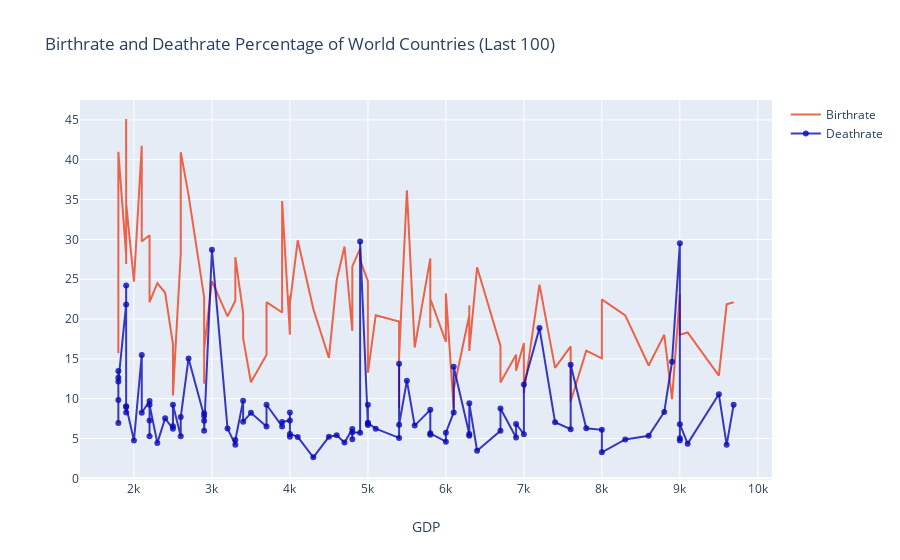

The notebook cell this image was saved under:
### Code cell
trace2 = go.Scatter(x = df.gdp,y = df.deathrate,mode = "lines+markers",name = "Deathrate",marker = dict(color = 'rgba(10,10,180, 0.8)'),text= df.country)
z = [trace1, trace2]
layout = dict(title = 'Birthrate and Deathrate Percentage of World Countries (Last 100)',xaxis= dict(title= 'GDP',ticklen= 5,zeroline= False))
fig = dict(data = z, layout = layout)
iplot(fig)

### Figure 1 — Plotly figure (JSON) as saved in the notebook; plotly's stock layout.template omitted (floating-point values rounded to 4 significant figures)
{"data": [{"marker": {"color": "rgba(235,66,30, 0.8)"}, "mode": "lines", "name": "Birthrate", "text": ["Western Sahara ", "Turks & Caicos Is ", "Trinidad & Tobago ", "Costa Rica ", "Palau ", "Malaysia ", "Mexico ", "Botswana ", "Russia ", "Saint Kitts & Nevis ", "Anguilla ", "French Guiana ", "American Samoa ", "Guadeloupe ", "Seychelles ", "Bulgaria ", "Brazil ", "Thailand ", "Namibia ", "Romania ", "Iran ", "St Pierre & Miquelon ", "Tunisia ", "Macedonia ", "Turkey ", "Libya ", "Kazakhstan ", "Panama ", "Colombia ", "Belarus ", "Bosnia & Herzegovina ", "Dominican Republic ", "Algeria ", "Fiji ", "Reunion ", "Turkmenistan ", "Samoa ", "Gabon ", "Dominica ", "Ukraine ", "Saint Lucia ", "Peru ", "China ", "Grenada ", "Cook Islands ", "Nauru ", "Swaziland ", "Belize ", "El Salvador ", "Venezuela ", "Lebanon ", "Paraguay ", "Philippines ", "Albania ", "Jordan ", "Guatemala ", "Morocco ", "Egypt ", "Guyana ", "Suriname ", "Maldives ", "Jamaica ", "Wallis and Futuna ", "Sri Lanka ", "Armenia ", "Montserrat ", "Azerbaijan ", "Syria ", "Ecuador ", "Indonesia ", "Lesotho ", "Saint Vincent and the Grenadines ", "Cuba ", "India ", "Vanuatu ", "Equatorial Guinea ", "Mayotte ", "Honduras ", "Georgia ", "Saint Helena ", "Vietnam ", "Bolivia ", "Nicaragua ", "Serbia ", "Papua New Guinea ", "Tonga ", "Ghana ", "Pakistan ", "Guinea ", "Micronesia, Fed. St. ", "Sudan ", "Cambodia ", "Bangladesh ", "Angola ", "Zimbabwe ", "Mauritania ", "Moldova ", "Mongolia ", "Cameroon ", "Burma "], "type": "scatter", "x": [9690.0, 9600, 9500, 9100, 9000, 9000, 9000, 9000, 8900, 8800, 8600, 8300, 8000, 8000, 7800, 7600, 7600, 7400, 7200, 7000, 7000, 6900, 6900, 6700, 6700, 6400, 6300, 6300, 6300, 6100, 6100, 6000, 6000, 5800, 5800, 5800, 5600, 5500, 5400, 5400, 5400, 5100, 5000, 5000, 5000, 5000, 4900, 4900, 4800, 4800, 4800, 4700, 4600, 4500, 4300, 4100, 4000, 4000, 4000, 4000, 3900, 3900, 3700, 3700, 3500, 3400, 3400, 3300, 3300, 3200, 3000, 2900, 2900, 2900, 2900, 2700, 2600, 2600, 2500, 2500, 2500, 2400, 2300, 2200, 2200, 2200, 2200, 2100, 2100, 2000, 1900, 1900, 1900, 1900, 1900, 1800, 1800, 1800, 1800, 1800], "y": [22.11, 21.84, 12.9, 18.32, 18.03, 22.86, 20.69, 23.08, 9.95, 18.02, 14.17, 20.46, 22.46, 15.05, 16.03, 9.65, 16.56, 13.87, 24.32, 10.7, 17, 13.52, 15.52, 12.02, 16.62, 26.49, 16, 21.74, 20.48, 11.16, 8.77, 23.22, 17.14, 22.55, 18.9, 27.61, 16.43, 36.16, 15.27, 8.82, 19.68, 20.48, 13.25, 22.08, 21, 24.76, 27.41, 28.84, 26.61, 18.71, 18.52, 29.1, 24.89, 15.11, 21.25, 29.88, 21.98, 22.94, 18.28, 18.02, 34.81, 20.82, 22.11, 15.51, 12.07, 17.59, 20.74, 27.76, 22.29, 20.34, 24.75, 16.18, 11.89, 22.01, 22.72, 35.59, 40.95, 28.24, 10.41, 12.13, 16.86, 23.3, 24.51, 22.11, 29.36, 25.37, 30.52, 29.74, 41.76, 24.68, 34.53, 26.9, 29.8, 45.11, 28.01, 40.99, 15.7, 21.59, 33.89, 17.91]}, {"marker": {"color": "rgba(10,10,180, 0.8)"}, "mode": "lines+markers", "name": "Deathrate", "text": ["Western Sahara ", "Turks & Caicos Is ", "Trinidad & Tobago ", "Costa Rica ", "Palau ", "Malaysia ", "Mexico ", "Botswana ", "Russia ", "Saint Kitts & Nevis ", "Anguilla ", "French Guiana ", "American Samoa ", "Guadeloupe ", "Seychelles ", "Bulgaria ", "Brazil ", "Thailand ", "Namibia ", "Romania ", "Iran ", "St Pierre & Miquelon ", "Tunisia ", "Macedonia ", "Turkey ", "Libya ", "Kazakhstan ", "Panama ", "Colombia ", "Belarus ", "Bosnia & Herzegovina ", "Dominican Republic ", "Algeria ", "Fiji ", "Reunion ", "Turkmenistan ", "Samoa ", "Gabon ", "Dominica ", "Ukraine ", "Saint Lucia ", "Peru ", "China ", "Grenada ", "Cook Islands ", "Nauru ", "Swaziland ", "Belize ", "El Salvador ", "Venezuela ", "Lebanon ", "Paraguay ", "Philippines ", "Albania ", "Jordan ", "Guatemala ", "Morocco ", "Egypt ", "Guyana ", "Suriname ", "Maldives ", "Jamaica ", "Wallis and Futuna ", "Sri Lanka ", "Armenia ", "Montserrat ", "Azerbaijan ", "Syria ", "Ecuador ", "Indonesia ", "Lesotho ", "Saint Vincent and the Grenadines ", "Cuba ", "India ", "Vanuatu ", "Equatorial Guinea ", "Mayotte ", "Honduras ", "Georgia ", "Saint Helena ", "Vietnam ", "Bolivia ", "Nicaragua ", "Serbia ", "Papua New Guinea ", "Tonga ", "Ghana ", "Pakistan ", "Guinea ", "Micronesia, Fed. St. ", "Sudan ", "Cambodia ", "Bangladesh ", "Angola ", "Zimbabwe ", "Mauritania ", "Moldova ", "Mongolia ", "Cameroon ", "Burma "], "type": "scatter", "x": [9690.0, 9600, 9500, 9100, 9000, 9000, 9000, 9000, 8900, 8800, 8600, 8300, 8000, 8000, 7800, 7600, 7600, 7400, 7200, 7000, 7000, 6900, 6900, 6700, 6700, 6400, 6300, 6300, 6300, 6100, 6100, 6000, 6000, 5800, 5800, 5800, 5600, 5500, 5400, 5400, 5400, 5100, 5000, 5000, 5000, 5000, 4900, 4900, 4800, 4800, 4800, 4700, 4600, 4500, 4300, 4100, 4000, 4000, 4000, 4000, 3900, 3900, 3700, 3700, 3500, 3400, 3400, 3300, 3300, 3200, 3000, 2900, 2900, 2900, 2900, 2700, 2600, 2600, 2500, 2500, 2500, 2400, 2300, 2200, 2200, 2200, 2200, 2100, 2100, 2000, 1900, 1900, 1900, 1900, 1900, 1800, 1800, 1800, 1800, 1800], "y": [9.241, 4.21, 10.57, 4.36, 6.8, 5.05, 4.74, 29.5, 14.65, 8.33, 5.34, 4.88, 3.27, 6.09, 6.29, 14.27, 6.17, 7.04, 18.86, 11.77, 5.55, 6.83, 5.13, 8.77, 5.97, 3.48, 9.42, 5.36, 5.58, 14.02, 8.27, 5.73, 4.61, 5.65, 5.49, 8.6, 6.62, 12.25, 6.73, 14.39, 5.08, 6.23, 6.97, 6.88, 9.241, 6.7, 29.74, 5.72, 5.78, 4.92, 6.21, 4.49, 5.41, 5.22, 2.65, 5.2, 5.58, 5.23, 8.28, 7.27, 7.06, 6.52, 9.241, 6.52, 8.23, 7.1, 9.75, 4.81, 4.23, 6.25, 28.71, 5.98, 7.22, 8.18, 7.82, 15.06, 7.7, 5.28, 9.23, 6.53, 6.22, 7.53, 4.45, 9.241, 7.25, 5.28, 9.72, 8.23, 15.48, 4.75, 8.97, 9.06, 8.27, 24.2, 21.84, 12.16, 12.64, 6.95, 13.47, 9.83]}], "layout": {"title": {"text": "Birthrate and Deathrate Percentage of World Countries (Last 100)"}, "xaxis": {"ticklen": 5, "title": {"text": "GDP"}, "zeroline": false}}}
